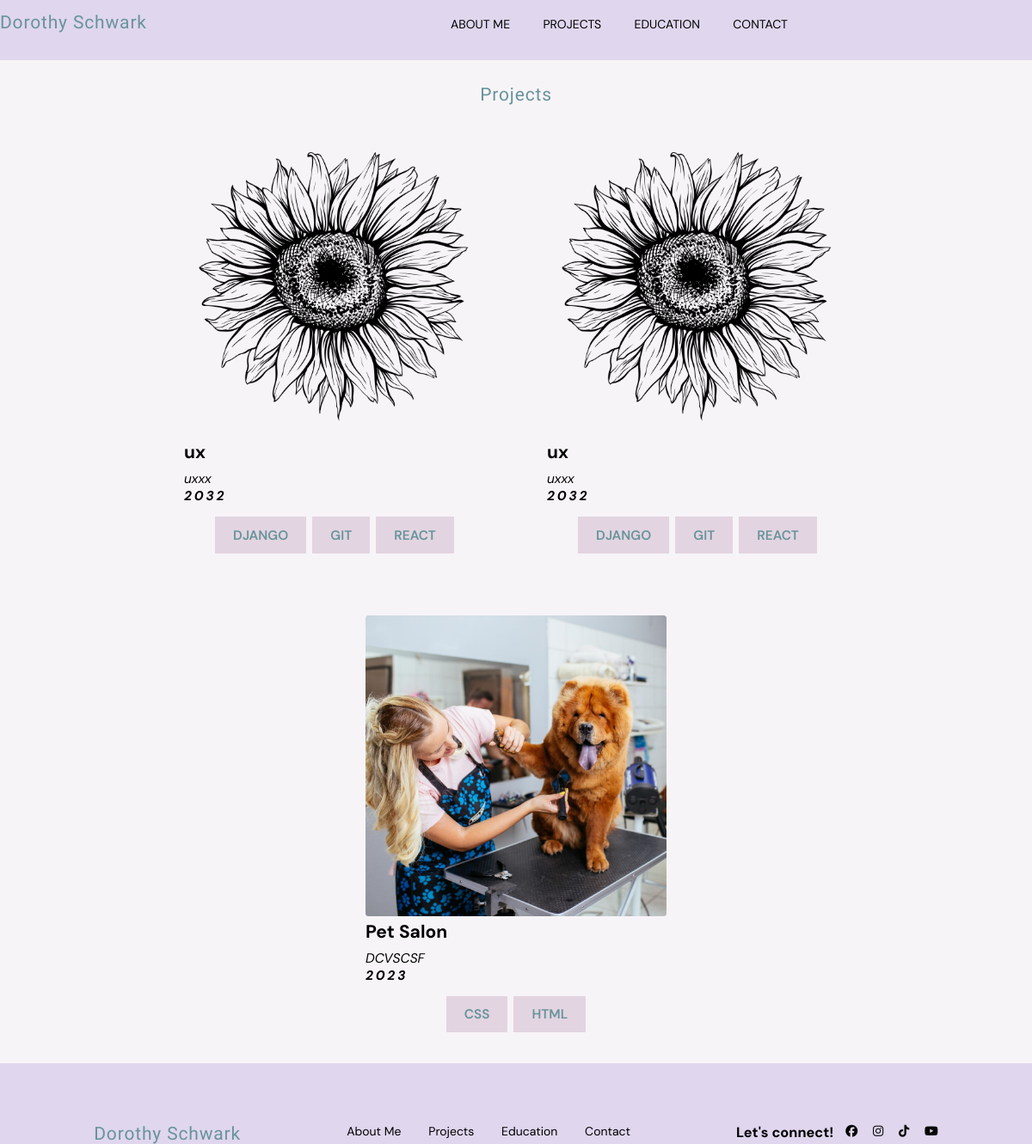
The page /projects/ on the database as committed earlier.
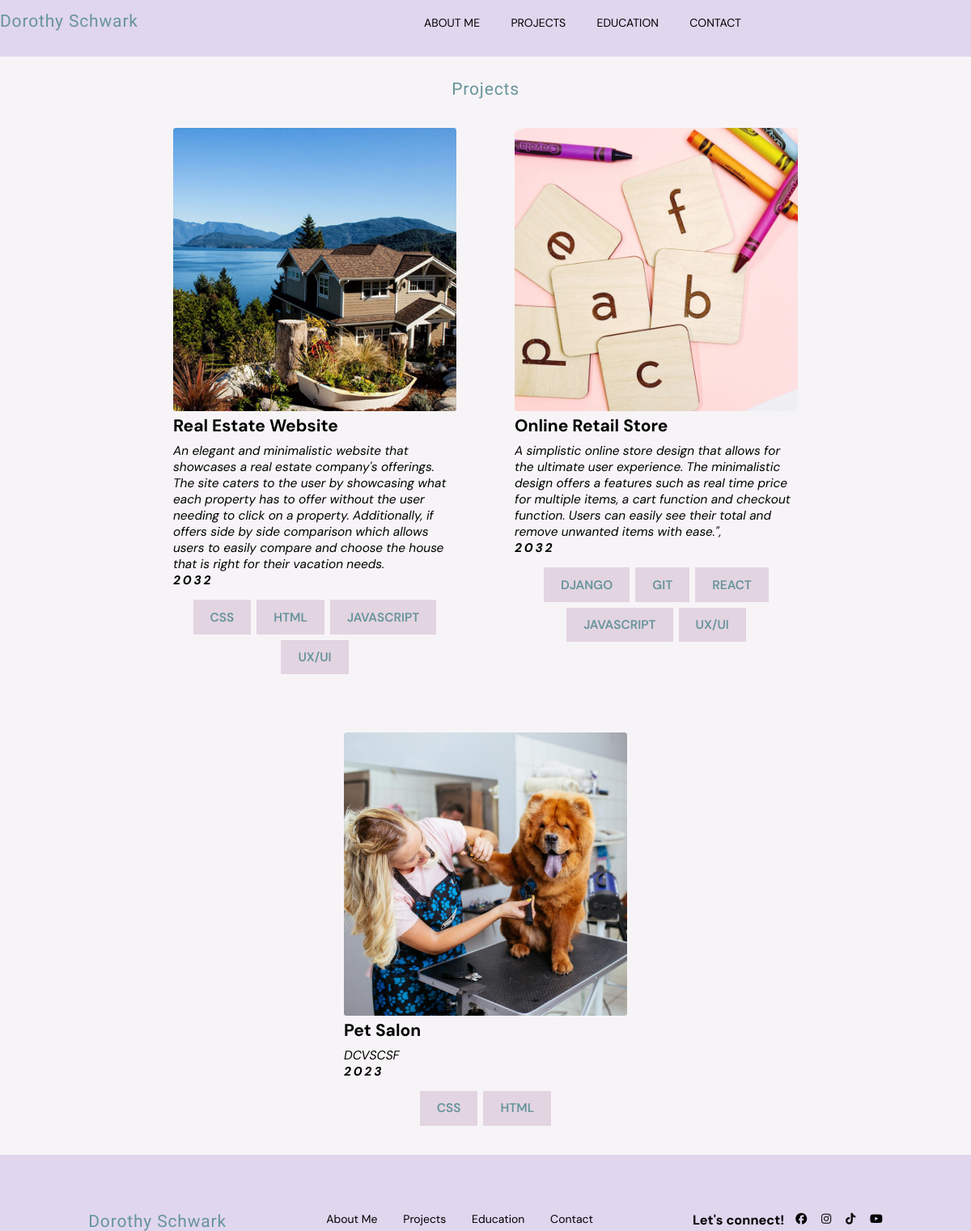
The same page on the database as committed later.
### projects/models.py (models this page shows, shortened)
class Project(models.Model):
    name = models.CharField(max_length=225)
    description = models.TextField()
    year = models.IntegerField()
    img = models.ImageField(upload_to='project_images/')
    repository = models.URLField()
    technologies = models.ManyToManyField(Tech)

class Tech(models.Model):
    name = models.CharField(max_length=100)

### projects/views.py (the view)
# urls.py: path('', views.projects_list, name='projects'),
def projects_list(request):
    projects = Project.objects.all()
    return render (request, 'projects/projects_list.html', {'projects' : projects})

### templates/projects/projects_list.html (shortened to what this page needs)
{% extends 'base.html' %}
{% load static %}
{% block content %}
<section class="projects-section center">
<h2>Projects</h2>
<div id="projects-list">
    {% for project in projects %}
    <div class="project-card">
        <a href="{{project.repository}}" target="_blank">
            <img src="{{project.img}}" alt="">
            <p>{{project.name}}</p>
            <p>{{project.description}}</p>
            <p>{{project.year}}</p>
            <div class="technologies center">
                {%for tech in project.technologies.all %}
                <label>{{tech.name}}</label>
                {% endfor %}
            </div>
        </a>
    </div>
    {% endfor %}
</div>
</section>
{% endblock content %}

### templates/base.html (shortened to what this page needs)
{% load static %}
<!DOCTYPE html>
<html lang="en">
<head>
<link rel="stylesheet" href="{% static './css/base.css' %}">
<link rel="stylesheet" href="{% static './css/header.css' %}">
<link rel="stylesheet" href="{% static './css/sections.css' %}">
<link rel="stylesheet" href="{% static './css/footer.css' %}">
<link rel="stylesheet" href="{% static './css/responsive.css' %}">
</head>
</head>
<body>
    <header class="center">
        <div class="logo">
            <a href="">
                <h2>Dorothy Schwark</h2>
            </a>
        </div>
        <nav>
            <div class="nav-link center">
                <a href="{% url 'home' %}">About me</a>
                <a href="{% url 'projects' %}">Projects</a>
                <a href="{% url 'experience_list' %}">Education</a>
                <a href="{% url 'contact' %}">Contact</a>
            </div>
        </nav>
    </header>
    {% block content %}
    {% endblock content %}
    <footer>
        <a href="" , style="text-decoration: none;">
            <h2>Dorothy Schwark</h2>
        </a>
        <nav class="nav-footer">
            <a href="{% url 'home' %}">About Me</a>
            <a href="#section-2">Projects</a>
            <a href="{% url 'experience_list' %}">Education</a>
            <a href="{% url 'contact' %}">Contact</a>
        </nav>
        <div class="connectsection">
            <h3 style="padding-right: 1rem;">Let's connect!</h3>
            <div class="socialmedia">
                <i class="fa-brands fa-facebook" style="color: #030303;"></i>
                <i class="fa-brands fa-instagram" style="color: #0a0a0a;"></i>
                <i class="fa-brands fa-tiktok" style="color: #0c0d0d;"></i>
                <i class="fa-brands fa-youtube" style="color: #050505;"></i>
            </div>
        </div>
    </footer>
</body>
</html>

### static/css/base.css (style rules this page uses)
html { font-size: 14px; background-color: #e8ecf3; }
* { font-family: var(--sans-font); margin: 0px; padding: 0px; }
body { height: 100vh; display: flex; flex-direction: column; justify-content: space-between; }
h2 { color: var(--primary-color); font-family: var(--lobster-font); font-weight: 400; letter-spacing: 0.06rem; font-size: 1.5rem; text-decoration: none; }
p { color: var(--neurtral-color); font-size: 1.1rem; }

### static/css/header.css (style rules this page uses)
header { background-color: var(--surface-color); height: 60px; position: sticky; top: 0px; padding-bottom: 1rem; }
.logo { width: 20%; height: 100%; padding-top: 2rem; }
.logo a { text-decoration: none; }
nav { width: 80%; height: 100%; }
.nav-link { height:100%; }
.nav-link a { color: var(--neutral-color); text-decoration: none; font-size: 1rem; text-transform: uppercase; margin: 2%; text-transform: 1% 2%; }

### static/css/sections.css (style rules this page uses)
.skills label, .technologies label { cursor: initial; color: var(--primary-color); background-color: var(--secondary-color); font-size: 1.1rem; text-transform: uppercase; padding: 0.8rem 1.5rem; font-weight: 600; }
.projects-section { flex-direction: column; padding: 2rem; background-color: var(--secondary-color-900); text-decoration: none; }
.project-card img { width: 100%; border-radius: 1%; }
.project-card { border-radius: 1%; display: flex; flex-wrap: wrap; padding: 0.5rem; width: 25rem; border: 1px solid var(--secondary-color-900) }
a p:nth-child(2), .experience.card p:nth-child(1) { font-size: 1.5rem; font-weight: bolder; margin-bottom: 0.5rem; color: black; }
a p:nth-child(3), .experience.card p:nth-child(2) { font-style: italic; color: black; }
a p:nth-child(4), .experience.card p:nth-child(4) { font-style: italic; font-weight: bolder; letter-spacing: 0.2rem; margin-bottom: 1rem; color: black; }
#projects-list { margin-top: 2rem; display: flex; flex-wrap: wrap; justify-content: center; width: 100%; gap: 4rem; }
.project-card a { text-decoration: none; }
.technologies { justify-content: flex-start; gap: 0.5rem; flex-wrap: wrap; margin-top: 0.5rem; }

### static/css/footer.css (style rules this page uses)
footer { height: 10rem; background-color: var(--surface-color); display: flex; justify-content: space-evenly; padding-top: 5rem; }
footer nav { width: max-content; }
footer nav a { color: black; text-decoration: none; margin: 0px 1rem; }
.connectsection { display: flex; }
.socialmedia { word-spacing: 1rem; }

Rows that differ between the two databases and show on the page:
changed Project: img: a different picture; name "ux" → "Real Estate Website"; description "uxxx" → "An elegant and minimalistic website that showcases a real estate company's offerings. The site caters to the user by showcasing what each property has to offer without the user needing to click on a property. Additionally, if offers side by side comparison which allows users to easily compare and choose the house that is right for their vacation needs."; gains Tech (name "CSS"); gains Tech (name "HTML"); loses Tech (name "DJANGO"); loses Tech (name "GIT"); loses Tech (name "REACT")
added Tech: name "JAVASCRIPT"
added Tech: name "UX/UI"
changed Project: img: a different picture; name "ux" → "Online Retail Store"; description "uxxx" → "A simplistic online store design that allows for the ultimate user experience. The minimalistic design offers a features such as real time price for multiple items, a cart function and checkout function. Users can easily see their total and remove unwanted items with ease.\","
